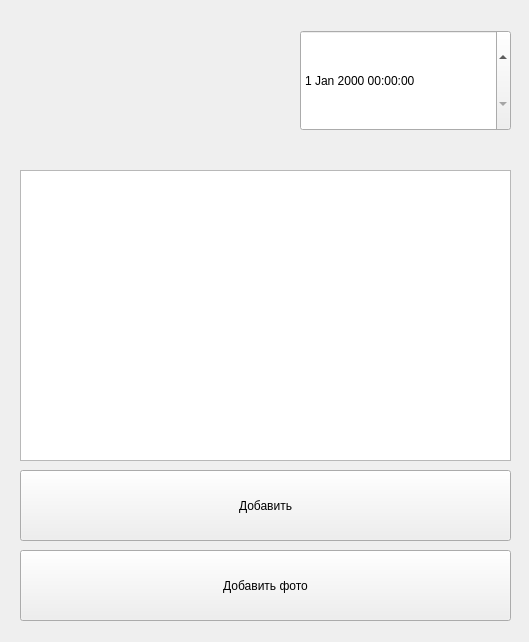
<?xml version="1.0" encoding="UTF-8"?>
<ui version="4.0">
 <class>Form</class>
 <widget class="QWidget" name="Form">
  <property name="geometry">
   <rect>
    <x>0</x>
    <y>0</y>
    <width>529</width>
    <height>642</height>
   </rect>
  </property>
  <property name="windowTitle">
   <string>Form</string>
  </property>
  <widget class="QDateTimeEdit" name="dateTimeEdit">
   <property name="geometry">
    <rect>
     <x>300</x>
     <y>30</y>
     <width>211</width>
     <height>101</height>
    </rect>
   </property>
  </widget>
  <widget class="QTextEdit" name="textEdit">
   <property name="geometry">
    <rect>
     <x>20</x>
     <y>170</y>
     <width>491</width>
     <height>291</height>
    </rect>
   </property>
  </widget>
  <widget class="QPushButton" name="pushButton">
   <property name="geometry">
    <rect>
     <x>20</x>
     <y>470</y>
     <width>491</width>
     <height>71</height>
    </rect>
   </property>
   <property name="text">
    <string>Добавить</string>
   </property>
  </widget>
  <widget class="QLabel" name="label">
   <property name="geometry">
    <rect>
     <x>10</x>
     <y>30</y>
     <width>211</width>
     <height>71</height>
    </rect>
   </property>
   <property name="styleSheet">
    <string notr="true">font-size: 15px;
</string>
   </property>
   <property name="text">
    <string/>
   </property>
  </widget>
  <widget class="QPushButton" name="pushButton_2">
   <property name="geometry">
    <rect>
     <x>20</x>
     <y>550</y>
     <width>491</width>
     <height>71</height>
    </rect>
   </property>
   <property name="text">
    <string>Добавить фото</string>
   </property>
  </widget>
  <widget class="QLabel" name="label_2">
   <property name="geometry">
    <rect>
     <x>26</x>
     <y>22</y>
     <width>241</width>
     <height>121</height>
    </rect>
   </property>
   <property name="text">
    <string/>
   </property>
  </widget>
 </widget>
 <resources/>
 <connections/>
</ui>
